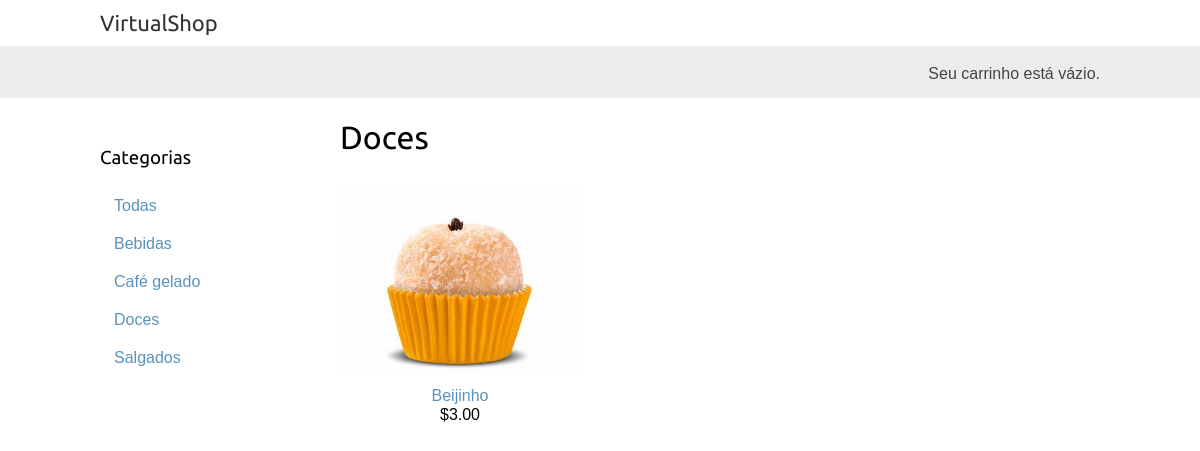
Page /doces/ on the committed database.
### shop/models.py (models this page shows, shortened)
class Categoria(models.Model):
    nome = models.CharField(max_length=200)
    slug = models.SlugField(max_length=200, unique=True)
    class Meta:
        ordering = ['nome']
        indexes = [
            models.Index(fields=['nome']),
        ]
        verbose_name = 'categoria'
        verbose_name_plural = 'categorias'
    def get_absolute_url(self):
        return reverse(
            'shop:produto_list_por_categoria', args=[self.slug]
        )

class Produto(models.Model):
    categoria = models.ForeignKey(
        Categoria,
        related_name='produtos',
        on_delete=models.CASCADE
    )
    nome = models.CharField(max_length=200)
    slug = models.SlugField(max_length=200)
    imagem = models.ImageField(upload_to='produtos/%Y/%m/%d',blank=True)
    descricao = models.TextField(blank=True)
    preco = models.DecimalField(max_digits=10,decimal_places=2)
    disponivel = models.BooleanField(default=True)
    criado = models.DateTimeField(auto_now_add=True)
    atualizado = models.DateTimeField(auto_now=True)
    def get_absolute_url(self):
        return reverse('shop:produto_detalhe', args=[self.id, self.slug])

### shop/views.py (the view)
# urls.py: path('', views.produto_list, name='produto_list'),
def produto_list(request, categoria_slug=None):
    categoria = None
    categorias = Categoria.objects.all()
    produtos = Produto.objects.filter(disponivel=True)
    if categoria_slug:
        categoria = get_object_or_404(Categoria, slug = categoria_slug)
        produtos = produtos.filter(categoria = categoria)
    return render(
        request,
        'shop/produto/list.html',
        {
            'categoria': categoria,
            'categorias': categorias,
            'produtos': produtos
        }
    )

### shop/templates/shop/produto/list.html (shortened to what this page needs)
{% extends "shop/base.html" %}
{% load static %}
{% block content %}
<div id='sidebar'>
  <h3>Categorias</h3>
  <ul>
    <li {% if not categoria %} class="selected" {% endif %}>
      <a href="{% url 'shop:produto_list' %}">Todas</a>
    </li>
    {% for c in categorias %}
    <li {% if categoria.slug is c.slug %} class="selected" {% endif %}>
      <a href="{{ c.get_absolute_url }}">{{ c.nome }}</a>
    </li>
    {% endfor %}
  </ul>
</div>
<div id="main" class="product-list">
  <h1>{% if categoria %}{{ categoria.nome }}{% else %}Produtos{% endif %}</h1>
  {% for produto in produtos %}
  <div class="item">
    <a href="{{ produto.get_absolute_url }}">
      <img src="{% if produto.imagem %}{{ produto.imagem.url }}{% else %}{% static " img/no_image.png" %}{% endif %}">
    </a>
    <a href="{{ produto.get_absolute_url }}">{{ produto.nome }}</a>
    <br>
    ${{ produto.preco }}
  </div>
  {% endfor %}
</div>
{% endblock %}

### shop/static/css/base.css (style rules this page uses)
body { margin:0; padding:0; font-family:helvetica, sans-serif; }
h1, h2, h3, h4, h5 , h6 { font-family: 'Ubuntu', sans-serif; font-weight:normal; }
a { text-decoration:none; color:#5993bb; }
#sidebar { width:220px; padding:30px 20px 0 0; float:left; }
#sidebar ul { margin:0; padding:0; }
#sidebar ul li { margin:0; list-style:none; padding:10px 14px; }
#sidebar ul li a { display:block; }
#main { float:left; width: 96%; margin-right:-220px; overflow:hidden; }
.product-list .item { width:25%; padding:10px 20px 10px 0; float:left; text-align:center; line-height:1.2; }
.product-list .item img { width:100%; margin-bottom:8px; }

### rows in the picture
Categoria: nome "Bebidas"
Categoria: nome "Café gelado"
Categoria: nome "Doces"
Categoria: nome "Salgados"
Produto: imagem (picture), nome "Beijinho", preco "3.00"
